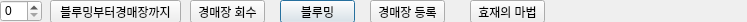
<?xml version="1.0" encoding="UTF-8"?>
<ui version="4.0">
 <class>Dialog</class>
 <widget class="QDialog" name="Dialog">
  <property name="geometry">
   <rect>
    <x>0</x>
    <y>0</y>
    <width>747</width>
    <height>22</height>
   </rect>
  </property>
  <property name="windowTitle">
   <string>Dialog</string>
  </property>
  <widget class="QPushButton" name="part1">
   <property name="geometry">
    <rect>
     <x>280</x>
     <y>0</y>
     <width>75</width>
     <height>23</height>
    </rect>
   </property>
   <property name="text">
    <string>블루밍</string>
   </property>
  </widget>
  <widget class="QPushButton" name="part2">
   <property name="geometry">
    <rect>
     <x>370</x>
     <y>0</y>
     <width>75</width>
     <height>23</height>
    </rect>
   </property>
   <property name="text">
    <string>경매장 등록</string>
   </property>
  </widget>
  <widget class="QPushButton" name="part3">
   <property name="geometry">
    <rect>
     <x>190</x>
     <y>0</y>
     <width>75</width>
     <height>23</height>
    </rect>
   </property>
   <property name="text">
    <string>경매장 회수</string>
   </property>
  </widget>
  <widget class="QSpinBox" name="blooming_count">
   <property name="geometry">
    <rect>
     <x>0</x>
     <y>0</y>
     <width>42</width>
     <height>22</height>
    </rect>
   </property>
  </widget>
  <widget class="QPushButton" name="part1_and_part2">
   <property name="geometry">
    <rect>
     <x>50</x>
     <y>0</y>
     <width>131</width>
     <height>23</height>
    </rect>
   </property>
   <property name="text">
    <string>블루밍부터경매장까지</string>
   </property>
  </widget>
  <widget class="QPushButton" name="all_bloom">
   <property name="geometry">
    <rect>
     <x>470</x>
     <y>0</y>
     <width>75</width>
     <height>23</height>
    </rect>
   </property>
   <property name="text">
    <string>효재의 마법</string>
   </property>
  </widget>
 </widget>
 <resources/>
 <connections/>
</ui>
